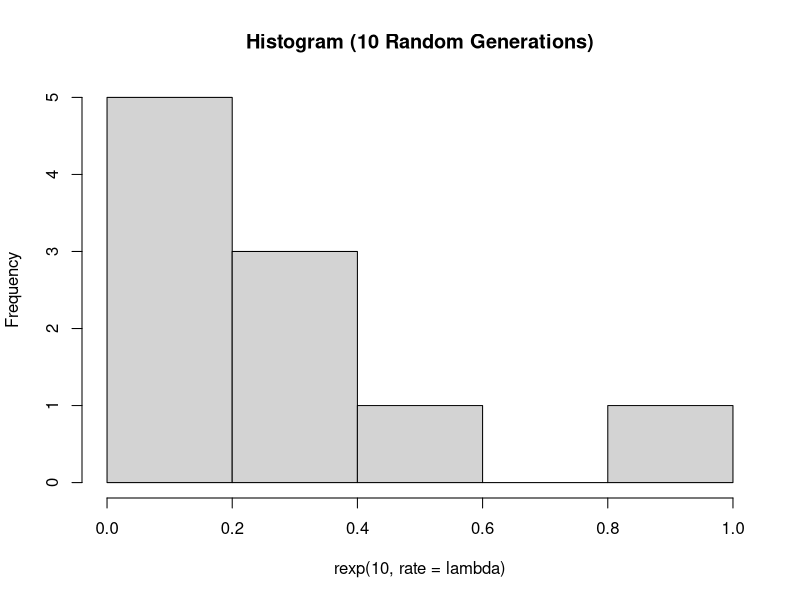
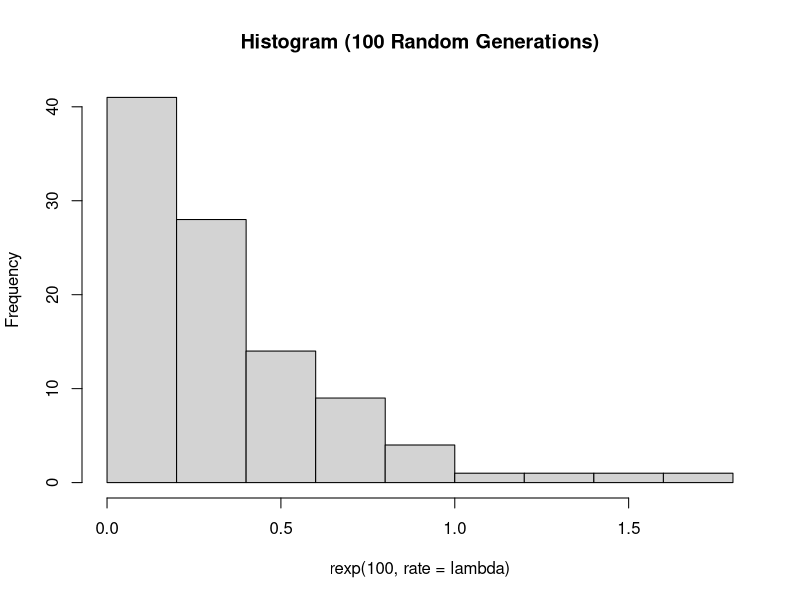
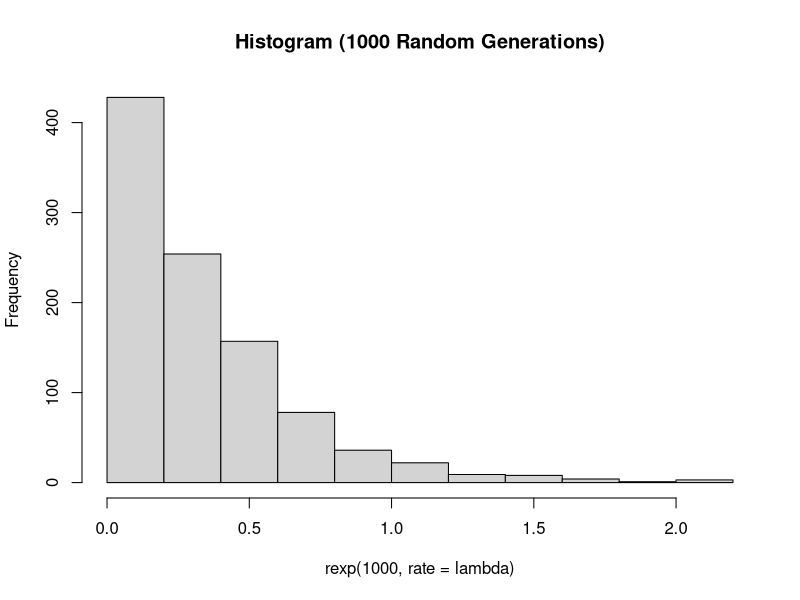
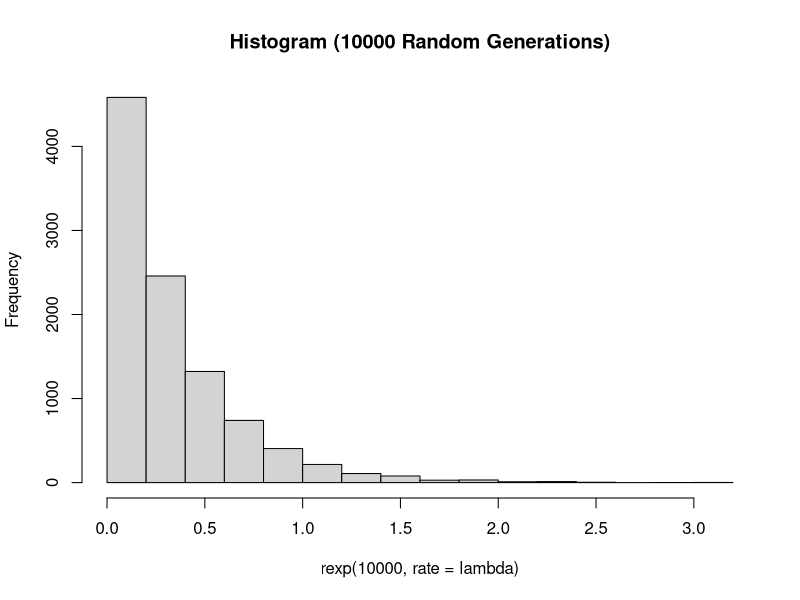

The R source for these figures, in order:
lambda = 3

#A
set.seed(1)
rnorm(1)
P = dexp(1, rate = lambda)
P

#B
set.seed(1)
hist(rexp(10, rate = lambda), main = "Histogram (10 Random Generations)")
hist(rexp(100, rate = lambda), main = "Histogram (100 Random Generations)")
hist(rexp(1000, rate = lambda), main = "Histogram (1000 Random Generations)")
hist(rexp(10000, rate = lambda), main = "Histogram (10000 Random Generations)")

#C
n = 100
set.seed(1)
mean = mean(rexp(n, rate = lambda))
mean
variance = (sd(rexp(n, rate = lambda))) ^ 2
variance
